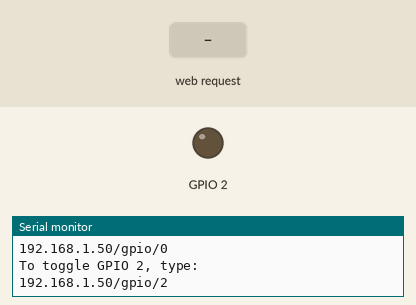
Bench run of a sketch on a simulated ESP8266 (NodeMCU). On the bench: output pins drawn as LEDs (lit = HIGH), the last lines printed to the serial monitor. Inputs (shaded band) come from the test bench. WiFi joins after 1.5 s; servers stay silent unless stated.

Above: at 2.7 s.
2.8 s: HTTP request GET /gpio/1 received
At 3.7 s:
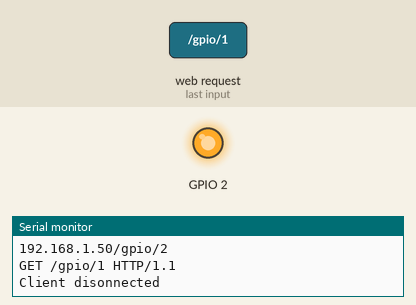
4.3 s: HTTP request GET /gpio/0 received
At 5.0 s:
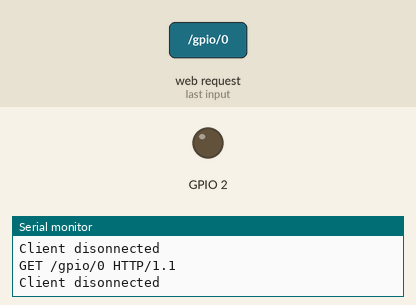
5.8 s: HTTP request GET /gpio/2 received
At 6.3 s:
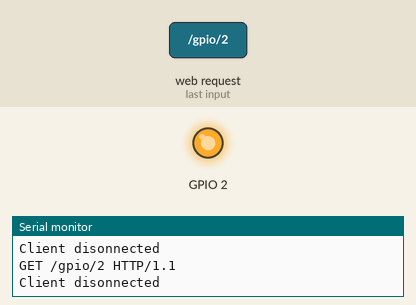
Timing chart, 0 to 8.8 s (numbered marks = the images above; inputs shaded):
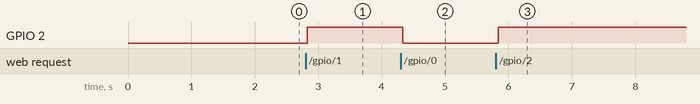

The sketch:

esp_test_gpios.ino
```cpp
/*
 *  EasyloT sketch tweeked by Barnabybear - original @
 *  http://iot-playground.com/2-uncategorised/40-esp8266-wifi-relay-switch-arduino-ide
 *  This sketch demonstrates how to set up a simple HTTP-like server.
 *  The server will set a GPIO pin depending on the request
 *    http://server_ip/gpio/0 will set the GPIO2 low,
 *    http://server_ip/gpio/1 will set the GPIO2 high
 *  server_ip is the IP address of the ESP8266 module, will be
 *  printed to Serial when the module is connected.
 */

#include <ESP8266WiFi.h>

const char* ssid = "your-ssid";
const char* password = "your-password";

// Create an instance of the server
// specify the port to listen on as an argument
WiFiServer server(80);

void setup() {
  Serial.begin(115200);
  delay(10);

  // prepare GPIO2
  pinMode(2, OUTPUT);
  digitalWrite(2, 0);

  // Connect to WiFi network
  Serial.println();
  Serial.println();
  Serial.print("Connecting to ");
  Serial.println(ssid);

  WiFi.begin(ssid, password);

  while (WiFi.status() != WL_CONNECTED) {
    delay(500);
    Serial.print(".");
  }
  Serial.println("");
  Serial.println("WiFi connected");

  // Start the server
  server.begin();
  Serial.println("Server started @ ");

  // Print the IP address & instructions
  Serial.println(WiFi.localIP());
  Serial.println("To control GPIO, open your web browser.");
  Serial.println("To set GPIO 2 high, type:");
  Serial.print(WiFi.localIP());
  Serial.println("/gpio/1");
  Serial.println("To set GPIO 2 low, type:");
  Serial.print(WiFi.localIP());
  Serial.println("/gpio/0");
  Serial.println("To toggle GPIO 2, type:");
  Serial.print(WiFi.localIP());
  Serial.println("/gpio/2");
}

void loop() {
  // Check if a client has connected
  WiFiClient client = server.available();
  if (!client) {
    delay(100);
    return;
  }

  // Commented out by BB as gets stuck in while loop.
  // Wait until the client sends some data
  //Serial.println("new client");
  //while(!client.available()){
  //  delay(1);
  //}

  // Read the first line of the request
  String req = client.readStringUntil('\r');
  Serial.println(req);
  client.flush();

  // Match the request
  int val;
  if (req.indexOf("/gpio/0") != -1)
    val = 0;
  else if (req.indexOf("/gpio/1") != -1)
    val = 1;
  else if (req.indexOf("/gpio/2") != -1)
   val = (!digitalRead(2)); // <<<<< Edit: insert /gpio/3 lines after this line.
  else {
    Serial.println("invalid request");
    client.print("HTTP/1.1 404\r\n");
    client.stop();
    return;
  }

  // Set GPIO2 according to the request
  digitalWrite(2, val);

  client.flush();

  // Prepare the response
  String s = "HTTP/1.1 200 OK\r\nContent-Type: text/html\r\n\r\n<!DOCTYPE HTML>\r\n<html>\r\nGPIO is now ";
  s += (val)?"high":"low";
  s += "</html>\n";

  // Send the response to the client
  client.print(s);
  delay(1);
  Serial.println("Client disonnected");

  // The client will actually be disconnected
  // when the function returns and 'client' object is detroyed
}
```

Measured:
- after the input at 2.8 s, GPIO 2: LOW → HIGH at once
- after the input at 4.3 s, GPIO 2: HIGH → LOW at once
- after the input at 5.8 s, GPIO 2: LOW → HIGH at once
